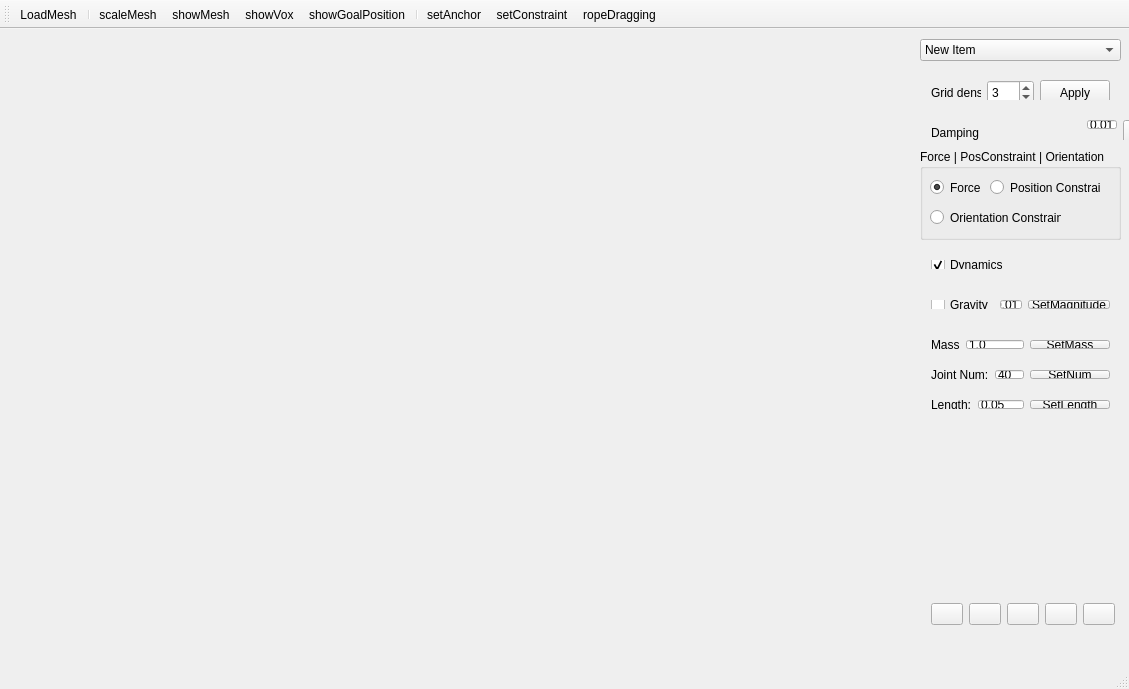
<?xml version="1.0" encoding="UTF-8"?>
<ui version="4.0">
 <class>MedicalSurgeryClass</class>
 <widget class="QMainWindow" name="MedicalSurgeryClass">
  <property name="geometry">
   <rect>
    <x>0</x>
    <y>0</y>
    <width>1129</width>
    <height>689</height>
   </rect>
  </property>
  <property name="windowTitle">
   <string>MedicalSurgery</string>
  </property>
  <widget class="QWidget" name="centralWidget">
   <widget class="Renderer" name="renderWidget" native="true">
    <property name="geometry">
     <rect>
      <x>10</x>
      <y>10</y>
      <width>900</width>
      <height>600</height>
     </rect>
    </property>
    <property name="minimumSize">
     <size>
      <width>900</width>
      <height>600</height>
     </size>
    </property>
    <property name="maximumSize">
     <size>
      <width>900</width>
      <height>600</height>
     </size>
    </property>
   </widget>
   <widget class="QComboBox" name="comboBox_chooseSimulator">
    <property name="geometry">
     <rect>
      <x>920</x>
      <y>10</y>
      <width>201</width>
      <height>22</height>
     </rect>
    </property>
    <item>
     <property name="text">
      <string>New Item</string>
     </property>
    </item>
    <item>
     <property name="text">
      <string>ShapeMatching</string>
     </property>
    </item>
    <item>
     <property name="text">
      <string>FTL</string>
     </property>
    </item>
   </widget>
   <widget class="QWidget" name="horizontalLayoutWidget">
    <property name="geometry">
     <rect>
      <x>920</x>
      <y>40</y>
      <width>201</width>
      <height>31</height>
     </rect>
    </property>
    <layout class="QHBoxLayout" name="horizontalLayout">
     <item>
      <widget class="QLabel" name="label">
       <property name="minimumSize">
        <size>
         <width>50</width>
         <height>25</height>
        </size>
       </property>
       <property name="maximumSize">
        <size>
         <width>150</width>
         <height>25</height>
        </size>
       </property>
       <property name="lineWidth">
        <number>1</number>
       </property>
       <property name="text">
        <string>Grid density</string>
       </property>
      </widget>
     </item>
     <item>
      <widget class="QSpinBox" name="spinBox_gridDensity">
       <property name="minimumSize">
        <size>
         <width>0</width>
         <height>25</height>
        </size>
       </property>
       <property name="maximumSize">
        <size>
         <width>16777215</width>
         <height>25</height>
        </size>
       </property>
       <property name="minimum">
        <number>1</number>
       </property>
       <property name="maximum">
        <number>256</number>
       </property>
       <property name="value">
        <number>3</number>
       </property>
      </widget>
     </item>
     <item>
      <widget class="QPushButton" name="pushButton_setGridDensity">
       <property name="minimumSize">
        <size>
         <width>70</width>
         <height>25</height>
        </size>
       </property>
       <property name="maximumSize">
        <size>
         <width>70</width>
         <height>25</height>
        </size>
       </property>
       <property name="text">
        <string>Apply</string>
       </property>
       <property name="icon">
        <iconset resource="../joint_deformation/joint_deformation.qrc">
         <normaloff>:/joint_deformation/Resources/dialog_apply.png</normaloff>:/joint_deformation/Resources/dialog_apply.png</iconset>
       </property>
      </widget>
     </item>
    </layout>
   </widget>
   <widget class="QWidget" name="horizontalLayoutWidget_5">
    <property name="geometry">
     <rect>
      <x>920</x>
      <y>80</y>
      <width>284</width>
      <height>31</height>
     </rect>
    </property>
    <layout class="QHBoxLayout" name="horizontalLayout_5">
     <item>
      <widget class="QLabel" name="label_3">
       <property name="minimumSize">
        <size>
         <width>150</width>
         <height>25</height>
        </size>
       </property>
       <property name="maximumSize">
        <size>
         <width>150</width>
         <height>25</height>
        </size>
       </property>
       <property name="text">
        <string>Damping</string>
       </property>
      </widget>
     </item>
     <item>
      <widget class="QLineEdit" name="lineEdit_damping">
       <property name="text">
        <string>0.01</string>
       </property>
      </widget>
     </item>
     <item>
      <widget class="QPushButton" name="pushButton_setDamping">
       <property name="minimumSize">
        <size>
         <width>70</width>
         <height>25</height>
        </size>
       </property>
       <property name="maximumSize">
        <size>
         <width>70</width>
         <height>25</height>
        </size>
       </property>
       <property name="text">
        <string>SetDamp</string>
       </property>
       <property name="icon">
        <iconset resource="../joint_deformation/joint_deformation.qrc">
         <normaloff>:/joint_deformation/Resources/dialog_apply.png</normaloff>:/joint_deformation/Resources/dialog_apply.png</iconset>
       </property>
      </widget>
     </item>
    </layout>
   </widget>
   <widget class="QGroupBox" name="groupBox_3">
    <property name="geometry">
     <rect>
      <x>920</x>
      <y>120</y>
      <width>201</width>
      <height>91</height>
     </rect>
    </property>
    <property name="title">
     <string>Force | PosConstraint | Orientation</string>
    </property>
    <widget class="QRadioButton" name="radioButton_setForceConstraint">
     <property name="geometry">
      <rect>
       <x>10</x>
       <y>30</y>
       <width>61</width>
       <height>17</height>
      </rect>
     </property>
     <property name="text">
      <string>Force</string>
     </property>
     <property name="checked">
      <bool>true</bool>
     </property>
    </widget>
    <widget class="QRadioButton" name="radioButton_setPositionConstraint">
     <property name="geometry">
      <rect>
       <x>70</x>
       <y>30</y>
       <width>111</width>
       <height>17</height>
      </rect>
     </property>
     <property name="text">
      <string>Position Constraint</string>
     </property>
    </widget>
    <widget class="QRadioButton" name="radioButton_setOrientationConstraint">
     <property name="geometry">
      <rect>
       <x>10</x>
       <y>60</y>
       <width>131</width>
       <height>17</height>
      </rect>
     </property>
     <property name="text">
      <string>Orientation Constraint</string>
     </property>
    </widget>
   </widget>
   <widget class="QWidget" name="horizontalLayoutWidget_7">
    <property name="geometry">
     <rect>
      <x>920</x>
      <y>220</y>
      <width>201</width>
      <height>31</height>
     </rect>
    </property>
    <layout class="QHBoxLayout" name="horizontalLayout_7">
     <item>
      <widget class="QCheckBox" name="checkBox_dynamics">
       <property name="text">
        <string>Dynamics</string>
       </property>
       <property name="checked">
        <bool>true</bool>
       </property>
      </widget>
     </item>
    </layout>
   </widget>
   <widget class="QWidget" name="horizontalLayoutWidget_10">
    <property name="geometry">
     <rect>
      <x>920</x>
      <y>260</y>
      <width>201</width>
      <height>31</height>
     </rect>
    </property>
    <layout class="QHBoxLayout" name="horizontalLayout_10">
     <item>
      <widget class="QCheckBox" name="checkBox_gravity">
       <property name="text">
        <string>Gravity</string>
       </property>
       <property name="checked">
        <bool>false</bool>
       </property>
      </widget>
     </item>
     <item>
      <widget class="QLineEdit" name="lineEdit_gravityMagnitude">
       <property name="text">
        <string>0.01</string>
       </property>
      </widget>
     </item>
     <item>
      <widget class="QPushButton" name="pushButton_setGravityMagnitude">
       <property name="text">
        <string>SetMagnitude</string>
       </property>
      </widget>
     </item>
    </layout>
   </widget>
   <widget class="QWidget" name="horizontalLayoutWidget_2">
    <property name="geometry">
     <rect>
      <x>920</x>
      <y>560</y>
      <width>206</width>
      <height>51</height>
     </rect>
    </property>
    <layout class="QHBoxLayout" name="horizontalLayout_2">
     <item>
      <widget class="QPushButton" name="pushButton_initSimulator">
       <property name="text">
        <string/>
       </property>
       <property name="icon">
        <iconset resource="medicalsurgery.qrc">
         <normaloff>:/MedicalSurgery/Resources/gnome_run.png</normaloff>:/MedicalSurgery/Resources/gnome_run.png</iconset>
       </property>
       <property name="iconSize">
        <size>
         <width>24</width>
         <height>24</height>
        </size>
       </property>
      </widget>
     </item>
     <item>
      <widget class="QPushButton" name="pushButton_startSimulation">
       <property name="text">
        <string/>
       </property>
       <property name="icon">
        <iconset resource="medicalsurgery.qrc">
         <normaloff>:/MedicalSurgery/Resources/gtk_media_play_ltr.png</normaloff>:/MedicalSurgery/Resources/gtk_media_play_ltr.png</iconset>
       </property>
       <property name="iconSize">
        <size>
         <width>24</width>
         <height>24</height>
        </size>
       </property>
      </widget>
     </item>
     <item>
      <widget class="QPushButton" name="pushButton_nextStep">
       <property name="text">
        <string/>
       </property>
       <property name="icon">
        <iconset resource="medicalsurgery.qrc">
         <normaloff>:/MedicalSurgery/Resources/gtk_media_next_ltr.png</normaloff>:/MedicalSurgery/Resources/gtk_media_next_ltr.png</iconset>
       </property>
       <property name="iconSize">
        <size>
         <width>24</width>
         <height>24</height>
        </size>
       </property>
      </widget>
     </item>
     <item>
      <widget class="QPushButton" name="pushButton_pauseSimulation">
       <property name="text">
        <string/>
       </property>
       <property name="icon">
        <iconset resource="medicalsurgery.qrc">
         <normaloff>:/MedicalSurgery/Resources/gtk_media_pause.png</normaloff>:/MedicalSurgery/Resources/gtk_media_pause.png</iconset>
       </property>
       <property name="iconSize">
        <size>
         <width>24</width>
         <height>24</height>
        </size>
       </property>
      </widget>
     </item>
     <item>
      <widget class="QPushButton" name="pushButton_resetSimulation">
       <property name="text">
        <string/>
       </property>
       <property name="icon">
        <iconset resource="medicalsurgery.qrc">
         <normaloff>:/MedicalSurgery/Resources/gtk_media_stop.png</normaloff>:/MedicalSurgery/Resources/gtk_media_stop.png</iconset>
       </property>
       <property name="iconSize">
        <size>
         <width>24</width>
         <height>24</height>
        </size>
       </property>
      </widget>
     </item>
    </layout>
   </widget>
   <widget class="QWidget" name="horizontalLayoutWidget_20">
    <property name="geometry">
     <rect>
      <x>920</x>
      <y>300</y>
      <width>201</width>
      <height>31</height>
     </rect>
    </property>
    <layout class="QHBoxLayout" name="horizontalLayout_20">
     <item>
      <widget class="QLabel" name="label_20">
       <property name="text">
        <string>Mass</string>
       </property>
      </widget>
     </item>
     <item>
      <widget class="QLineEdit" name="lineEdit_mass">
       <property name="text">
        <string>1.0</string>
       </property>
      </widget>
     </item>
     <item>
      <widget class="QPushButton" name="pushButton_setMass">
       <property name="text">
        <string>SetMass</string>
       </property>
      </widget>
     </item>
    </layout>
   </widget>
   <widget class="QWidget" name="horizontalLayoutWidget_21">
    <property name="geometry">
     <rect>
      <x>920</x>
      <y>330</y>
      <width>201</width>
      <height>31</height>
     </rect>
    </property>
    <layout class="QHBoxLayout" name="horizontalLayout_21">
     <item>
      <widget class="QLabel" name="label_21">
       <property name="text">
        <string>Joint Num:</string>
       </property>
      </widget>
     </item>
     <item>
      <widget class="QLineEdit" name="lineEdit_JointNum">
       <property name="text">
        <string>40</string>
       </property>
      </widget>
     </item>
     <item>
      <widget class="QPushButton" name="pushButton_setJointNum">
       <property name="text">
        <string>SetNum</string>
       </property>
      </widget>
     </item>
    </layout>
   </widget>
   <widget class="QWidget" name="horizontalLayoutWidget_22">
    <property name="geometry">
     <rect>
      <x>920</x>
      <y>360</y>
      <width>201</width>
      <height>31</height>
     </rect>
    </property>
    <layout class="QHBoxLayout" name="horizontalLayout_22">
     <item>
      <widget class="QLabel" name="label_22">
       <property name="text">
        <string>Length:</string>
       </property>
      </widget>
     </item>
     <item>
      <widget class="QLineEdit" name="lineEdit_Length">
       <property name="text">
        <string>0.05</string>
       </property>
      </widget>
     </item>
     <item>
      <widget class="QPushButton" name="pushButton_setJointNum_2">
       <property name="text">
        <string>SetLength</string>
       </property>
      </widget>
     </item>
    </layout>
   </widget>
  </widget>
  <widget class="QMenuBar" name="menuBar">
   <property name="geometry">
    <rect>
     <x>0</x>
     <y>0</y>
     <width>1129</width>
     <height>21</height>
    </rect>
   </property>
  </widget>
  <widget class="QToolBar" name="mainToolBar">
   <attribute name="toolBarArea">
    <enum>TopToolBarArea</enum>
   </attribute>
   <attribute name="toolBarBreak">
    <bool>false</bool>
   </attribute>
   <addaction name="actionLoadMesh"/>
   <addaction name="separator"/>
   <addaction name="actionScaleMesh"/>
   <addaction name="actionShowMesh"/>
   <addaction name="actionShowVox"/>
   <addaction name="actionShowGoalPosition"/>
   <addaction name="separator"/>
   <addaction name="actionSetAnchor"/>
   <addaction name="actionSetConstraint"/>
   <addaction name="actionRopeDragging"/>
  </widget>
  <widget class="QStatusBar" name="statusBar"/>
  <action name="actionLoadMesh">
   <property name="icon">
    <iconset resource="medicalsurgery.qrc">
     <normaloff>:/MedicalSurgery/Resources/folder_drag_accept.png</normaloff>:/MedicalSurgery/Resources/folder_drag_accept.png</iconset>
   </property>
   <property name="text">
    <string>LoadMesh</string>
   </property>
   <property name="shortcut">
    <string>Ctrl+O</string>
   </property>
  </action>
  <action name="actionScaleMesh">
   <property name="checkable">
    <bool>true</bool>
   </property>
   <property name="icon">
    <iconset resource="medicalsurgery.qrc">
     <normaloff>:/MedicalSurgery/Resources/scale_ruler.png</normaloff>:/MedicalSurgery/Resources/scale_ruler.png</iconset>
   </property>
   <property name="text">
    <string>scaleMesh</string>
   </property>
  </action>
  <action name="actionShowMesh">
   <property name="checkable">
    <bool>true</bool>
   </property>
   <property name="icon">
    <iconset resource="medicalsurgery.qrc">
     <normaloff>:/MedicalSurgery/Resources/mesh.png</normaloff>:/MedicalSurgery/Resources/mesh.png</iconset>
   </property>
   <property name="text">
    <string>showMesh</string>
   </property>
  </action>
  <action name="actionShowVox">
   <property name="checkable">
    <bool>true</bool>
   </property>
   <property name="icon">
    <iconset resource="medicalsurgery.qrc">
     <normaloff>:/MedicalSurgery/Resources/CMS.png</normaloff>:/MedicalSurgery/Resources/CMS.png</iconset>
   </property>
   <property name="text">
    <string>showVox</string>
   </property>
  </action>
  <action name="actionShowGoalPosition">
   <property name="checkable">
    <bool>true</bool>
   </property>
   <property name="icon">
    <iconset resource="medicalsurgery.qrc">
     <normaloff>:/MedicalSurgery/Resources/target.png</normaloff>:/MedicalSurgery/Resources/target.png</iconset>
   </property>
   <property name="text">
    <string>showGoalPosition</string>
   </property>
  </action>
  <action name="actionSetAnchor">
   <property name="checkable">
    <bool>true</bool>
   </property>
   <property name="icon">
    <iconset resource="medicalsurgery.qrc">
     <normaloff>:/MedicalSurgery/Resources/Selection.png</normaloff>:/MedicalSurgery/Resources/Selection.png</iconset>
   </property>
   <property name="text">
    <string>setAnchor</string>
   </property>
  </action>
  <action name="actionSetConstraint">
   <property name="checkable">
    <bool>true</bool>
   </property>
   <property name="icon">
    <iconset resource="medicalsurgery.qrc">
     <normaloff>:/MedicalSurgery/Resources/Selection4Constraint.png</normaloff>:/MedicalSurgery/Resources/Selection4Constraint.png</iconset>
   </property>
   <property name="text">
    <string>setConstraint</string>
   </property>
  </action>
  <action name="actionRopeDragging">
   <property name="checkable">
    <bool>true</bool>
   </property>
   <property name="icon">
    <iconset resource="medicalsurgery.qrc">
     <normaloff>:/MedicalSurgery/Resources/agt_virussafe.png</normaloff>:/MedicalSurgery/Resources/agt_virussafe.png</iconset>
   </property>
   <property name="text">
    <string>ropeDragging</string>
   </property>
  </action>
 </widget>
 <layoutdefault spacing="6" margin="11"/>
 <customwidgets>
  <customwidget>
   <class>Renderer</class>
   <extends>QWidget</extends>
   <header>renderer.h</header>
   <container>1</container>
   <slots>
    <signal>appendCluster()</signal>
   </slots>
  </customwidget>
 </customwidgets>
 <resources>
  <include location="medicalsurgery.qrc"/>
  <include location="../joint_deformation/joint_deformation.qrc"/>
 </resources>
 <connections>
  <connection>
   <sender>actionLoadMesh</sender>
   <signal>triggered()</signal>
   <receiver>MedicalSurgeryClass</receiver>
   <slot>loadMesh()</slot>
   <hints>
    <hint type="sourcelabel">
     <x>-1</x>
     <y>-1</y>
    </hint>
    <hint type="destinationlabel">
     <x>563</x>
     <y>344</y>
    </hint>
   </hints>
  </connection>
  <connection>
   <sender>comboBox_chooseSimulator</sender>
   <signal>currentIndexChanged(int)</signal>
   <receiver>MedicalSurgeryClass</receiver>
   <slot>chooseSimulator(int)</slot>
   <hints>
    <hint type="sourcelabel">
     <x>959</x>
     <y>78</y>
    </hint>
    <hint type="destinationlabel">
     <x>917</x>
     <y>89</y>
    </hint>
   </hints>
  </connection>
  <connection>
   <sender>actionScaleMesh</sender>
   <signal>triggered()</signal>
   <receiver>MedicalSurgeryClass</receiver>
   <slot>scaleMesh()</slot>
   <hints>
    <hint type="sourcelabel">
     <x>-1</x>
     <y>-1</y>
    </hint>
    <hint type="destinationlabel">
     <x>563</x>
     <y>344</y>
    </hint>
   </hints>
  </connection>
  <connection>
   <sender>actionSetAnchor</sender>
   <signal>triggered(bool)</signal>
   <receiver>MedicalSurgeryClass</receiver>
   <slot>setAnchor(bool)</slot>
   <hints>
    <hint type="sourcelabel">
     <x>-1</x>
     <y>-1</y>
    </hint>
    <hint type="destinationlabel">
     <x>563</x>
     <y>344</y>
    </hint>
   </hints>
  </connection>
  <connection>
   <sender>actionSetConstraint</sender>
   <signal>triggered(bool)</signal>
   <receiver>MedicalSurgeryClass</receiver>
   <slot>setConstraint(bool)</slot>
   <hints>
    <hint type="sourcelabel">
     <x>-1</x>
     <y>-1</y>
    </hint>
    <hint type="destinationlabel">
     <x>563</x>
     <y>344</y>
    </hint>
   </hints>
  </connection>
  <connection>
   <sender>actionShowMesh</sender>
   <signal>triggered(bool)</signal>
   <receiver>MedicalSurgeryClass</receiver>
   <slot>showMesh(bool)</slot>
   <hints>
    <hint type="sourcelabel">
     <x>-1</x>
     <y>-1</y>
    </hint>
    <hint type="destinationlabel">
     <x>563</x>
     <y>344</y>
    </hint>
   </hints>
  </connection>
  <connection>
   <sender>actionShowVox</sender>
   <signal>triggered(bool)</signal>
   <receiver>MedicalSurgeryClass</receiver>
   <slot>showVox(bool)</slot>
   <hints>
    <hint type="sourcelabel">
     <x>-1</x>
     <y>-1</y>
    </hint>
    <hint type="destinationlabel">
     <x>563</x>
     <y>344</y>
    </hint>
   </hints>
  </connection>
  <connection>
   <sender>actionShowGoalPosition</sender>
   <signal>triggered(bool)</signal>
   <receiver>MedicalSurgeryClass</receiver>
   <slot>showGoalPosition(bool)</slot>
   <hints>
    <hint type="sourcelabel">
     <x>-1</x>
     <y>-1</y>
    </hint>
    <hint type="destinationlabel">
     <x>563</x>
     <y>344</y>
    </hint>
   </hints>
  </connection>
  <connection>
   <sender>pushButton_initSimulator</sender>
   <signal>clicked()</signal>
   <receiver>MedicalSurgeryClass</receiver>
   <slot>initializeSimulator()</slot>
   <hints>
    <hint type="sourcelabel">
     <x>933</x>
     <y>640</y>
    </hint>
    <hint type="destinationlabel">
     <x>932</x>
     <y>541</y>
    </hint>
   </hints>
  </connection>
  <connection>
   <sender>pushButton_startSimulation</sender>
   <signal>clicked()</signal>
   <receiver>MedicalSurgeryClass</receiver>
   <slot>startSimulation()</slot>
   <hints>
    <hint type="sourcelabel">
     <x>976</x>
     <y>640</y>
    </hint>
    <hint type="destinationlabel">
     <x>976</x>
     <y>539</y>
    </hint>
   </hints>
  </connection>
  <connection>
   <sender>pushButton_nextStep</sender>
   <signal>clicked()</signal>
   <receiver>MedicalSurgeryClass</receiver>
   <slot>simulateNextStep()</slot>
   <hints>
    <hint type="sourcelabel">
     <x>1016</x>
     <y>648</y>
    </hint>
    <hint type="destinationlabel">
     <x>1013</x>
     <y>554</y>
    </hint>
   </hints>
  </connection>
  <connection>
   <sender>pushButton_pauseSimulation</sender>
   <signal>clicked()</signal>
   <receiver>MedicalSurgeryClass</receiver>
   <slot>pauseSimulation()</slot>
   <hints>
    <hint type="sourcelabel">
     <x>1067</x>
     <y>639</y>
    </hint>
    <hint type="destinationlabel">
     <x>1071</x>
     <y>571</y>
    </hint>
   </hints>
  </connection>
  <connection>
   <sender>pushButton_setGridDensity</sender>
   <signal>clicked()</signal>
   <receiver>MedicalSurgeryClass</receiver>
   <slot>setGridDensity()</slot>
   <hints>
    <hint type="sourcelabel">
     <x>1075</x>
     <y>119</y>
    </hint>
    <hint type="destinationlabel">
     <x>1067</x>
     <y>127</y>
    </hint>
   </hints>
  </connection>
  <connection>
   <sender>pushButton_setDamping</sender>
   <signal>clicked()</signal>
   <receiver>MedicalSurgeryClass</receiver>
   <slot>setDampParameter()</slot>
   <hints>
    <hint type="sourcelabel">
     <x>1202</x>
     <y>162</y>
    </hint>
    <hint type="destinationlabel">
     <x>1125</x>
     <y>172</y>
    </hint>
   </hints>
  </connection>
  <connection>
   <sender>checkBox_dynamics</sender>
   <signal>clicked(bool)</signal>
   <receiver>MedicalSurgeryClass</receiver>
   <slot>setDynamics(bool)</slot>
   <hints>
    <hint type="sourcelabel">
     <x>971</x>
     <y>288</y>
    </hint>
    <hint type="destinationlabel">
     <x>1025</x>
     <y>275</y>
    </hint>
   </hints>
  </connection>
  <connection>
   <sender>checkBox_gravity</sender>
   <signal>clicked(bool)</signal>
   <receiver>MedicalSurgeryClass</receiver>
   <slot>setGravity(bool)</slot>
   <hints>
    <hint type="sourcelabel">
     <x>945</x>
     <y>331</y>
    </hint>
    <hint type="destinationlabel">
     <x>939</x>
     <y>346</y>
    </hint>
   </hints>
  </connection>
  <connection>
   <sender>pushButton_setGravityMagnitude</sender>
   <signal>clicked()</signal>
   <receiver>MedicalSurgeryClass</receiver>
   <slot>setGravityMagnitude()</slot>
   <hints>
    <hint type="sourcelabel">
     <x>1101</x>
     <y>338</y>
    </hint>
    <hint type="destinationlabel">
     <x>1113</x>
     <y>347</y>
    </hint>
   </hints>
  </connection>
  <connection>
   <sender>pushButton_setMass</sender>
   <signal>clicked()</signal>
   <receiver>MedicalSurgeryClass</receiver>
   <slot>setMass()</slot>
   <hints>
    <hint type="sourcelabel">
     <x>1077</x>
     <y>371</y>
    </hint>
    <hint type="destinationlabel">
     <x>1078</x>
     <y>404</y>
    </hint>
   </hints>
  </connection>
  <connection>
   <sender>radioButton_setForceConstraint</sender>
   <signal>clicked(bool)</signal>
   <receiver>MedicalSurgeryClass</receiver>
   <slot>setForceConstraint(bool)</slot>
   <hints>
    <hint type="sourcelabel">
     <x>949</x>
     <y>210</y>
    </hint>
    <hint type="destinationlabel">
     <x>917</x>
     <y>236</y>
    </hint>
   </hints>
  </connection>
  <connection>
   <sender>radioButton_setPositionConstraint</sender>
   <signal>clicked(bool)</signal>
   <receiver>MedicalSurgeryClass</receiver>
   <slot>setPositionConstraint(bool)</slot>
   <hints>
    <hint type="sourcelabel">
     <x>1037</x>
     <y>220</y>
    </hint>
    <hint type="destinationlabel">
     <x>1130</x>
     <y>244</y>
    </hint>
   </hints>
  </connection>
  <connection>
   <sender>radioButton_setOrientationConstraint</sender>
   <signal>clicked(bool)</signal>
   <receiver>MedicalSurgeryClass</receiver>
   <slot>setOrientationConstraint(bool)</slot>
   <hints>
    <hint type="sourcelabel">
     <x>981</x>
     <y>246</y>
    </hint>
    <hint type="destinationlabel">
     <x>959</x>
     <y>279</y>
    </hint>
   </hints>
  </connection>
  <connection>
   <sender>actionRopeDragging</sender>
   <signal>triggered(bool)</signal>
   <receiver>MedicalSurgeryClass</receiver>
   <slot>setRopeDragging(bool)</slot>
   <hints>
    <hint type="sourcelabel">
     <x>-1</x>
     <y>-1</y>
    </hint>
    <hint type="destinationlabel">
     <x>564</x>
     <y>344</y>
    </hint>
   </hints>
  </connection>
  <connection>
   <sender>pushButton_setJointNum</sender>
   <signal>clicked()</signal>
   <receiver>MedicalSurgeryClass</receiver>
   <slot>setJointNumber()</slot>
   <hints>
    <hint type="sourcelabel">
     <x>1054</x>
     <y>405</y>
    </hint>
    <hint type="destinationlabel">
     <x>1039</x>
     <y>450</y>
    </hint>
   </hints>
  </connection>
  <connection>
   <sender>pushButton_setJointNum_2</sender>
   <signal>clicked()</signal>
   <receiver>MedicalSurgeryClass</receiver>
   <slot>setLength()</slot>
   <hints>
    <hint type="sourcelabel">
     <x>1083</x>
     <y>438</y>
    </hint>
    <hint type="destinationlabel">
     <x>1084</x>
     <y>460</y>
    </hint>
   </hints>
  </connection>
 </connections>
 <slots>
  <slot>chooseSimulator(int)</slot>
  <slot>loadMesh()</slot>
  <slot>scaleMesh()</slot>
  <slot>setAnchor(bool)</slot>
  <slot>setConstraint(bool)</slot>
  <slot>showVox(bool)</slot>
  <slot>showGoalPosition(bool)</slot>
  <slot>showMesh(bool)</slot>
  <slot>initializeSimulator()</slot>
  <slot>startSimulation()</slot>
  <slot>simulateNextStep()</slot>
  <slot>pauseSimulation()</slot>
  <slot>setGridDensity()</slot>
  <slot>setDampParameter()</slot>
  <slot>setDynamics(bool)</slot>
  <slot>setGravity(bool)</slot>
  <slot>setGravityMagnitude()</slot>
  <slot>setMass()</slot>
  <slot>setForceConstraint(bool)</slot>
  <slot>setPositionConstraint(bool)</slot>
  <slot>setOrientationConstraint(bool)</slot>
  <slot>setRopeDragging(bool)</slot>
  <slot>setLength()</slot>
  <slot>setJointNumber()</slot>
 </slots>
</ui>
